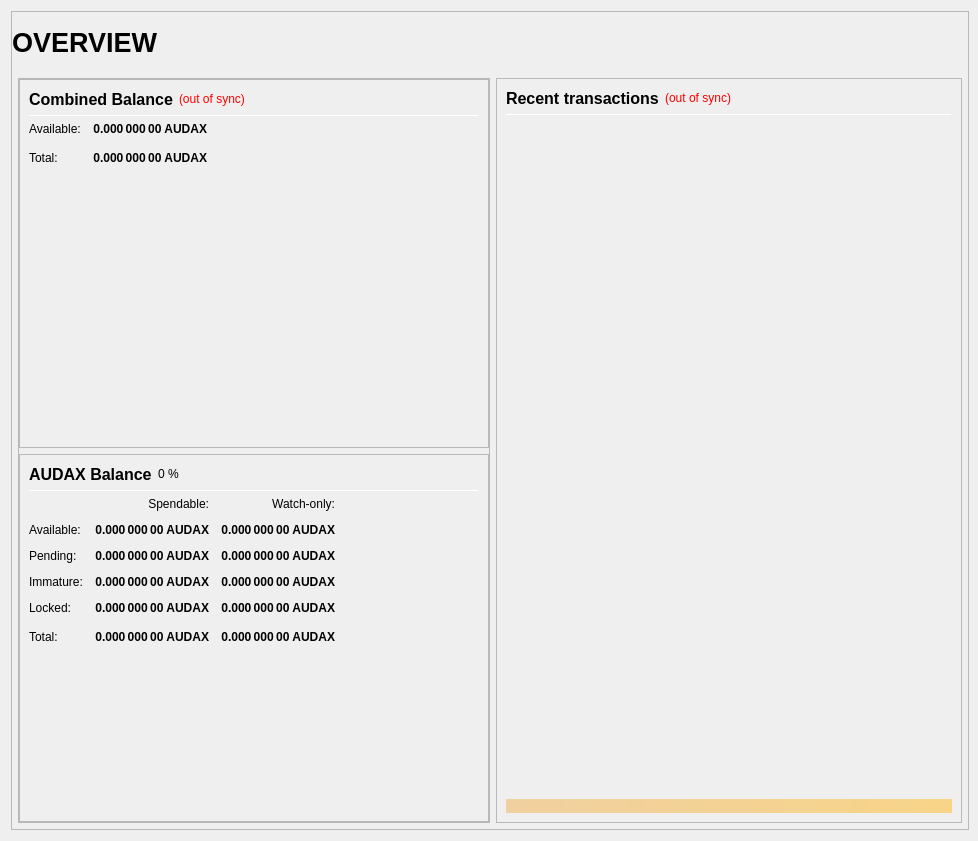
<?xml version="1.0" encoding="UTF-8"?>
<ui version="4.0">
 <class>OverviewPage</class>
 <widget class="QWidget" name="OverviewPage">
  <property name="geometry">
   <rect>
    <x>0</x>
    <y>0</y>
    <width>978</width>
    <height>841</height>
   </rect>
  </property>
  <property name="minimumSize">
   <size>
    <width>960</width>
    <height>682</height>
   </size>
  </property>
  <property name="windowTitle">
   <string>Form</string>
  </property>
  <layout class="QVBoxLayout" name="topLayout" stretch="1">
   <property name="rightMargin">
    <number>9</number>
   </property>
   <item>
    <widget class="QFrame" name="frame_BG">
     <property name="minimumSize">
      <size>
       <width>850</width>
       <height>610</height>
      </size>
     </property>
     <property name="maximumSize">
      <size>
       <width>16777215</width>
       <height>16777215</height>
      </size>
     </property>
     <property name="frameShape">
      <enum>QFrame::StyledPanel</enum>
     </property>
     <property name="frameShadow">
      <enum>QFrame::Raised</enum>
     </property>
     <layout class="QVBoxLayout" name="verticalLayout_3" stretch="1">
      <property name="leftMargin">
       <number>0</number>
      </property>
      <property name="topMargin">
       <number>0</number>
      </property>
      <property name="rightMargin">
       <number>0</number>
      </property>
      <property name="bottomMargin">
       <number>6</number>
      </property>
      <item>
       <layout class="QVBoxLayout" name="verticalLayout_Master" stretch="0,1">
        <property name="leftMargin">
         <number>0</number>
        </property>
        <property name="topMargin">
         <number>0</number>
        </property>
        <property name="rightMargin">
         <number>0</number>
        </property>
        <property name="bottomMargin">
         <number>0</number>
        </property>
        <item>
         <widget class="QFrame" name="frame_Header">
          <layout class="QVBoxLayout" name="verticalLayout_Header" stretch="0">
           <property name="leftMargin">
            <number>0</number>
           </property>
           <property name="topMargin">
            <number>0</number>
           </property>
           <property name="rightMargin">
            <number>0</number>
           </property>
           <property name="bottomMargin">
            <number>0</number>
           </property>
           <item>
            <layout class="QHBoxLayout" name="horizontalLayout_Header" stretch="1,0,1">
             <property name="spacing">
              <number>6</number>
             </property>
             <item>
              <widget class="QLabel" name="labelOverviewHeaderLeft">
               <property name="minimumSize">
                <size>
                 <width>464</width>
                 <height>60</height>
                </size>
               </property>
               <property name="maximumSize">
                <size>
                 <width>16777215</width>
                 <height>60</height>
                </size>
               </property>
               <property name="font">
                <font>
                 <pointsize>20</pointsize>
                 <weight>75</weight>
                 <bold>true</bold>
                </font>
               </property>
               <property name="text">
                <string>OVERVIEW</string>
               </property>
               <property name="alignment">
                <set>Qt::AlignLeading|Qt::AlignLeft|Qt::AlignVCenter</set>
               </property>
              </widget>
             </item>
             <item>
              <spacer name="horizontalSpacer_Header">
               <property name="orientation">
                <enum>Qt::Horizontal</enum>
               </property>
               <property name="sizeHint" stdset="0">
                <size>
                 <width>40</width>
                 <height>20</height>
                </size>
               </property>
              </spacer>
             </item>
             <item>
              <widget class="QLabel" name="labelOverviewHeaderRight">
               <property name="minimumSize">
                <size>
                 <width>464</width>
                 <height>60</height>
                </size>
               </property>
               <property name="maximumSize">
                <size>
                 <width>16777215</width>
                 <height>60</height>
                </size>
               </property>
               <property name="font">
                <font>
                 <pointsize>14</pointsize>
                </font>
               </property>
               <property name="text">
                <string/>
               </property>
               <property name="alignment">
                <set>Qt::AlignRight|Qt::AlignTrailing|Qt::AlignVCenter</set>
               </property>
              </widget>
             </item>
            </layout>
           </item>
          </layout>
         </widget>
        </item>
        <item>
         <widget class="QFrame" name="frame_Content">
          <layout class="QVBoxLayout" name="verticalLayout_Content">
           <property name="leftMargin">
            <number>6</number>
           </property>
           <property name="topMargin">
            <number>0</number>
           </property>
           <property name="rightMargin">
            <number>6</number>
           </property>
           <property name="bottomMargin">
            <number>0</number>
           </property>
           <item>
            <layout class="QHBoxLayout" name="horizontalLayout_Content" stretch="1,1">
             <property name="spacing">
              <number>6</number>
             </property>
             <item>
              <layout class="QVBoxLayout" name="verticalLayout_left" stretch="1">
               <item>
                <widget class="QFrame" name="frameObfuscation">
                 <property name="minimumSize">
                  <size>
                   <width>0</width>
                   <height>0</height>
                  </size>
                 </property>
                 <property name="frameShape">
                  <enum>QFrame::StyledPanel</enum>
                 </property>
                 <property name="frameShadow">
                  <enum>QFrame::Raised</enum>
                 </property>
                 <layout class="QVBoxLayout" name="verticalLayout" stretch="0,0">
                  <property name="leftMargin">
                   <number>0</number>
                  </property>
                  <property name="topMargin">
                   <number>0</number>
                  </property>
                  <property name="rightMargin">
                   <number>0</number>
                  </property>
                  <property name="bottomMargin">
                   <number>0</number>
                  </property>
                  <item>
                   <widget class="QFrame" name="frame_CombinedBalances">
                    <property name="minimumSize">
                     <size>
                      <width>470</width>
                      <height>0</height>
                     </size>
                    </property>
                    <property name="frameShape">
                     <enum>QFrame::StyledPanel</enum>
                    </property>
                    <property name="frameShadow">
                     <enum>QFrame::Raised</enum>
                    </property>
                    <layout class="QVBoxLayout" name="verticalLayout_5">
                     <item>
                      <layout class="QHBoxLayout" name="horizontalLayout_5" stretch="0,0,0">
                       <item>
                        <widget class="QLabel" name="label_5z">
                         <property name="minimumSize">
                          <size>
                           <width>0</width>
                           <height>20</height>
                          </size>
                         </property>
                         <property name="font">
                          <font>
                           <pointsize>12</pointsize>
                           <weight>75</weight>
                           <bold>true</bold>
                          </font>
                         </property>
                         <property name="toolTip">
                          <string>Combined Balance (including unconfirmed and immature coins)</string>
                         </property>
                         <property name="text">
                          <string>Combined Balance</string>
                         </property>
                        </widget>
                       </item>
                       <item>
                        <widget class="QLabel" name="labelWalletStatus">
                         <property name="cursor">
                          <cursorShape>WhatsThisCursor</cursorShape>
                         </property>
                         <property name="toolTip">
                          <string>The displayed information may be out of date. Your wallet automatically synchronizes with the Audax network after a connection is established, but this process has not completed yet.</string>
                         </property>
                         <property name="styleSheet">
                          <string notr="true">QLabel { color: red; }</string>
                         </property>
                         <property name="text">
                          <string notr="true">(out of sync)</string>
                         </property>
                         <property name="alignment">
                          <set>Qt::AlignLeading|Qt::AlignLeft|Qt::AlignVCenter</set>
                         </property>
                        </widget>
                       </item>
                       <item>
                        <spacer name="horizontalSpacer_1">
                         <property name="orientation">
                          <enum>Qt::Horizontal</enum>
                         </property>
                         <property name="sizeHint" stdset="0">
                          <size>
                           <width>40</width>
                           <height>20</height>
                          </size>
                         </property>
                        </spacer>
                       </item>
                      </layout>
                     </item>
                     <item>
                      <widget class="Line" name="line_CombinedBalance">
                       <property name="minimumSize">
                        <size>
                         <width>0</width>
                         <height>1</height>
                        </size>
                       </property>
                       <property name="maximumSize">
                        <size>
                         <width>16777215</width>
                         <height>1</height>
                        </size>
                       </property>
                       <property name="orientation">
                        <enum>Qt::Horizontal</enum>
                       </property>
                      </widget>
                     </item>
                     <item>
                      <layout class="QGridLayout" name="gridLayout_3">
                       <property name="spacing">
                        <number>12</number>
                       </property>
                       <item row="1" column="0">
                        <widget class="QLabel" name="labelBalanceTextz">
                         <property name="text">
                          <string>Available:</string>
                         </property>
                        </widget>
                       </item>
                       <item row="1" column="1">
                        <widget class="QLabel" name="labelBalancez">
                         <property name="font">
                          <font>
                           <weight>75</weight>
                           <bold>true</bold>
                          </font>
                         </property>
                         <property name="cursor">
                          <cursorShape>IBeamCursor</cursorShape>
                         </property>
                         <property name="toolTip">
                          <string>Your current spendable balance</string>
                         </property>
                         <property name="text">
                          <string notr="true">0.000 000 00 AUDAX</string>
                         </property>
                         <property name="alignment">
                          <set>Qt::AlignRight|Qt::AlignTrailing|Qt::AlignVCenter</set>
                         </property>
                         <property name="textInteractionFlags">
                          <set>Qt::LinksAccessibleByMouse|Qt::TextSelectableByKeyboard|Qt::TextSelectableByMouse</set>
                         </property>
                        </widget>
                       </item>
                       <item row="2" column="0">
                        <widget class="QLabel" name="labelTotalTextz">
                         <property name="text">
                          <string>Total:</string>
                         </property>
                        </widget>
                       </item>
                       <item row="2" column="1">
                        <widget class="QLabel" name="labelTotalz">
                         <property name="font">
                          <font>
                           <weight>75</weight>
                           <bold>true</bold>
                          </font>
                         </property>
                         <property name="cursor">
                          <cursorShape>IBeamCursor</cursorShape>
                         </property>
                         <property name="toolTip">
                          <string>Total Balance, including all unavailable coins.</string>
                         </property>
                         <property name="text">
                          <string notr="true">0.000 000 00 AUDAX</string>
                         </property>
                         <property name="alignment">
                          <set>Qt::AlignRight|Qt::AlignTrailing|Qt::AlignVCenter</set>
                         </property>
                         <property name="textInteractionFlags">
                          <set>Qt::LinksAccessibleByMouse|Qt::TextSelectableByKeyboard|Qt::TextSelectableByMouse</set>
                         </property>
                        </widget>
                       </item>
                       <item row="2" column="3">
                        <spacer name="horizontalSpacer_2">
                         <property name="orientation">
                          <enum>Qt::Horizontal</enum>
                         </property>
                         <property name="sizeHint" stdset="0">
                          <size>
                           <width>40</width>
                           <height>20</height>
                          </size>
                         </property>
                        </spacer>
                       </item>
                      </layout>
                     </item>
                     <item>
                      <spacer name="verticalSpacer_1">
                       <property name="orientation">
                        <enum>Qt::Vertical</enum>
                       </property>
                       <property name="sizeHint" stdset="0">
                        <size>
                         <width>20</width>
                         <height>40</height>
                        </size>
                       </property>
                      </spacer>
                     </item>
                    </layout>
                   </widget>
                  </item>
                  <item>
                   <widget class="QFrame" name="frame_Balances">
                    <property name="frameShape">
                     <enum>QFrame::StyledPanel</enum>
                    </property>
                    <property name="frameShadow">
                     <enum>QFrame::Raised</enum>
                    </property>
                    <layout class="QVBoxLayout" name="verticalLayout_4">
                     <item>
                      <layout class="QHBoxLayout" name="horizontalLayout_4">
                       <item>
                        <widget class="QLabel" name="label_5">
                         <property name="minimumSize">
                          <size>
                           <width>0</width>
                           <height>20</height>
                          </size>
                         </property>
                         <property name="font">
                          <font>
                           <pointsize>12</pointsize>
                           <weight>75</weight>
                           <bold>true</bold>
                          </font>
                         </property>
                         <property name="text">
                          <string>AUDAX Balance</string>
                         </property>
                        </widget>
                       </item>
                       <item>
                        <widget class="QLabel" name="labelAUDAXPercent">
                         <property name="text">
                          <string notr="true">0 %</string>
                         </property>
                        </widget>
                       </item>
                       <item>
                        <spacer name="horizontalSpacer_3">
                         <property name="orientation">
                          <enum>Qt::Horizontal</enum>
                         </property>
                         <property name="sizeHint" stdset="0">
                          <size>
                           <width>40</width>
                           <height>20</height>
                          </size>
                         </property>
                        </spacer>
                       </item>
                      </layout>
                     </item>
                     <item>
                      <widget class="Line" name="line_Balance">
                       <property name="minimumSize">
                        <size>
                         <width>0</width>
                         <height>1</height>
                        </size>
                       </property>
                       <property name="maximumSize">
                        <size>
                         <width>16777215</width>
                         <height>1</height>
                        </size>
                       </property>
                       <property name="orientation">
                        <enum>Qt::Horizontal</enum>
                       </property>
                      </widget>
                     </item>
                     <item>
                      <layout class="QGridLayout" name="gridLayout">
                       <property name="spacing">
                        <number>12</number>
                       </property>
                       <item row="0" column="1">
                        <widget class="QLabel" name="labelSpendable">
                         <property name="text">
                          <string>Spendable:</string>
                         </property>
                         <property name="alignment">
                          <set>Qt::AlignRight|Qt::AlignTrailing|Qt::AlignVCenter</set>
                         </property>
                        </widget>
                       </item>
                       <item row="0" column="2">
                        <widget class="QLabel" name="labelWatchonly">
                         <property name="text">
                          <string>Watch-only:</string>
                         </property>
                         <property name="alignment">
                          <set>Qt::AlignRight|Qt::AlignTrailing|Qt::AlignVCenter</set>
                         </property>
                        </widget>
                       </item>
                       <item row="1" column="0">
                        <widget class="QLabel" name="labelBalanceText">
                         <property name="text">
                          <string>Available:</string>
                         </property>
                        </widget>
                       </item>
                       <item row="1" column="1">
                        <widget class="QLabel" name="labelBalance">
                         <property name="font">
                          <font>
                           <weight>75</weight>
                           <bold>true</bold>
                          </font>
                         </property>
                         <property name="cursor">
                          <cursorShape>IBeamCursor</cursorShape>
                         </property>
                         <property name="toolTip">
                          <string>Your current spendable balance</string>
                         </property>
                         <property name="text">
                          <string notr="true">0.000 000 00 AUDAX</string>
                         </property>
                         <property name="alignment">
                          <set>Qt::AlignRight|Qt::AlignTrailing|Qt::AlignVCenter</set>
                         </property>
                         <property name="textInteractionFlags">
                          <set>Qt::LinksAccessibleByMouse|Qt::TextSelectableByKeyboard|Qt::TextSelectableByMouse</set>
                         </property>
                        </widget>
                       </item>
                       <item row="1" column="2">
                        <widget class="QLabel" name="labelWatchAvailable">
                         <property name="font">
                          <font>
                           <weight>75</weight>
                           <bold>true</bold>
                          </font>
                         </property>
                         <property name="cursor">
                          <cursorShape>IBeamCursor</cursorShape>
                         </property>
                         <property name="toolTip">
                          <string>Your current balance in watch-only addresses</string>
                         </property>
                         <property name="text">
                          <string notr="true">0.000 000 00 AUDAX</string>
                         </property>
                         <property name="alignment">
                          <set>Qt::AlignRight|Qt::AlignTrailing|Qt::AlignVCenter</set>
                         </property>
                         <property name="textInteractionFlags">
                          <set>Qt::LinksAccessibleByMouse|Qt::TextSelectableByKeyboard|Qt::TextSelectableByMouse</set>
                         </property>
                        </widget>
                       </item>
                       <item row="2" column="0">
                        <widget class="QLabel" name="labelPendingText">
                         <property name="text">
                          <string>Pending:</string>
                         </property>
                        </widget>
                       </item>
                       <item row="2" column="1">
                        <widget class="QLabel" name="labelUnconfirmed">
                         <property name="font">
                          <font>
                           <weight>75</weight>
                           <bold>true</bold>
                          </font>
                         </property>
                         <property name="cursor">
                          <cursorShape>IBeamCursor</cursorShape>
                         </property>
                         <property name="toolTip">
                          <string>Total of transactions that have yet to be confirmed, and do not yet count toward the spendable balance</string>
                         </property>
                         <property name="text">
                          <string notr="true">0.000 000 00 AUDAX</string>
                         </property>
                         <property name="alignment">
                          <set>Qt::AlignRight|Qt::AlignTrailing|Qt::AlignVCenter</set>
                         </property>
                         <property name="textInteractionFlags">
                          <set>Qt::LinksAccessibleByMouse|Qt::TextSelectableByKeyboard|Qt::TextSelectableByMouse</set>
                         </property>
                        </widget>
                       </item>
                       <item row="2" column="2">
                        <widget class="QLabel" name="labelWatchPending">
                         <property name="font">
                          <font>
                           <weight>75</weight>
                           <bold>true</bold>
                          </font>
                         </property>
                         <property name="cursor">
                          <cursorShape>IBeamCursor</cursorShape>
                         </property>
                         <property name="toolTip">
                          <string>Unconfirmed transactions to watch-only addresses</string>
                         </property>
                         <property name="text">
                          <string notr="true">0.000 000 00 AUDAX</string>
                         </property>
                         <property name="alignment">
                          <set>Qt::AlignRight|Qt::AlignTrailing|Qt::AlignVCenter</set>
                         </property>
                         <property name="textInteractionFlags">
                          <set>Qt::LinksAccessibleByMouse|Qt::TextSelectableByKeyboard|Qt::TextSelectableByMouse</set>
                         </property>
                        </widget>
                       </item>
                       <item row="3" column="0">
                        <widget class="QLabel" name="labelImmatureText">
                         <property name="text">
                          <string>Immature:</string>
                         </property>
                        </widget>
                       </item>
                       <item row="3" column="1">
                        <widget class="QLabel" name="labelImmature">
                         <property name="font">
                          <font>
                           <weight>75</weight>
                           <bold>true</bold>
                          </font>
                         </property>
                         <property name="cursor">
                          <cursorShape>IBeamCursor</cursorShape>
                         </property>
                         <property name="toolTip">
                          <string>Staked or masternode rewards that has not yet matured</string>
                         </property>
                         <property name="text">
                          <string notr="true">0.000 000 00 AUDAX</string>
                         </property>
                         <property name="alignment">
                          <set>Qt::AlignRight|Qt::AlignTrailing|Qt::AlignVCenter</set>
                         </property>
                         <property name="textInteractionFlags">
                          <set>Qt::LinksAccessibleByMouse|Qt::TextSelectableByKeyboard|Qt::TextSelectableByMouse</set>
                         </property>
                        </widget>
                       </item>
                       <item row="3" column="2">
                        <widget class="QLabel" name="labelWatchImmature">
                         <property name="font">
                          <font>
                           <weight>75</weight>
                           <bold>true</bold>
                          </font>
                         </property>
                         <property name="cursor">
                          <cursorShape>IBeamCursor</cursorShape>
                         </property>
                         <property name="toolTip">
                          <string>Staked or masternode rewards in watch-only addresses that has not yet matured</string>
                         </property>
                         <property name="text">
                          <string notr="true">0.000 000 00 AUDAX</string>
                         </property>
                         <property name="alignment">
                          <set>Qt::AlignRight|Qt::AlignTrailing|Qt::AlignVCenter</set>
                         </property>
                         <property name="textInteractionFlags">
                          <set>Qt::LinksAccessibleByMouse|Qt::TextSelectableByKeyboard|Qt::TextSelectableByMouse</set>
                         </property>
                        </widget>
                       </item>
                       <item row="4" column="0">
                        <widget class="QLabel" name="labelLockedBalanceText">
                         <property name="toolTip">
                          <string>Locked AUDAX or Masternode collaterals. These are excluded from zAUDAX minting.</string>
                         </property>
                         <property name="text">
                          <string>Locked:</string>
                         </property>
                        </widget>
                       </item>
                       <item row="4" column="1">
                        <widget class="QLabel" name="labelLockedBalance">
                         <property name="font">
                          <font>
                           <weight>75</weight>
                           <bold>true</bold>
                          </font>
                         </property>
                         <property name="cursor">
                          <cursorShape>IBeamCursor</cursorShape>
                         </property>
                         <property name="toolTip">
                          <string>Locked AUDAX or Masternode collaterals. These are excluded from zAUDAX minting.</string>
                         </property>
                         <property name="text">
                          <string notr="true">0.000 000 00 AUDAX</string>
                         </property>
                         <property name="alignment">
                          <set>Qt::AlignRight|Qt::AlignTrailing|Qt::AlignVCenter</set>
                         </property>
                         <property name="textInteractionFlags">
                          <set>Qt::LinksAccessibleByMouse|Qt::TextSelectableByKeyboard|Qt::TextSelectableByMouse</set>
                         </property>
                        </widget>
                       </item>
                       <item row="4" column="2">
                        <widget class="QLabel" name="labelWatchLocked">
                         <property name="font">
                          <font>
                           <weight>75</weight>
                           <bold>true</bold>
                          </font>
                         </property>
                         <property name="cursor">
                          <cursorShape>IBeamCursor</cursorShape>
                         </property>
                         <property name="toolTip">
                          <string>Current locked balance in watch-only addresses</string>
                         </property>
                         <property name="text">
                          <string notr="true">0.000 000 00 AUDAX</string>
                         </property>
                         <property name="alignment">
                          <set>Qt::AlignRight|Qt::AlignTrailing|Qt::AlignVCenter</set>
                         </property>
                         <property name="textInteractionFlags">
                          <set>Qt::LinksAccessibleByMouse|Qt::TextSelectableByKeyboard|Qt::TextSelectableByMouse</set>
                         </property>
                        </widget>
                       </item>
                       <item row="5" column="0">
                        <widget class="QLabel" name="labelTotalText">
                         <property name="toolTip">
                          <string>Your current Audax balance, unconfirmed and immature transactions included</string>
                         </property>
                         <property name="text">
                          <string>Total:</string>
                         </property>
                        </widget>
                       </item>
                       <item row="5" column="1">
                        <widget class="QLabel" name="labelTotal">
                         <property name="font">
                          <font>
                           <weight>75</weight>
                           <bold>true</bold>
                          </font>
                         </property>
                         <property name="cursor">
                          <cursorShape>IBeamCursor</cursorShape>
                         </property>
                         <property name="toolTip">
                          <string>Your current Audax balance, unconfirmed and immature transactions included</string>
                         </property>
                         <property name="text">
                          <string notr="true">0.000 000 00 AUDAX</string>
                         </property>
                         <property name="alignment">
                          <set>Qt::AlignRight|Qt::AlignTrailing|Qt::AlignVCenter</set>
                         </property>
                         <property name="textInteractionFlags">
                          <set>Qt::LinksAccessibleByMouse|Qt::TextSelectableByKeyboard|Qt::TextSelectableByMouse</set>
                         </property>
                        </widget>
                       </item>
                       <item row="5" column="2">
                        <widget class="QLabel" name="labelWatchTotal">
                         <property name="font">
                          <font>
                           <weight>75</weight>
                           <bold>true</bold>
                          </font>
                         </property>
                         <property name="cursor">
                          <cursorShape>IBeamCursor</cursorShape>
                         </property>
                         <property name="toolTip">
                          <string>Current total balance in watch-only addresses</string>
                         </property>
                         <property name="text">
                          <string notr="true">0.000 000 00 AUDAX</string>
                         </property>
                         <property name="alignment">
                          <set>Qt::AlignRight|Qt::AlignTrailing|Qt::AlignVCenter</set>
                         </property>
                         <property name="textInteractionFlags">
                          <set>Qt::LinksAccessibleByMouse|Qt::TextSelectableByKeyboard|Qt::TextSelectableByMouse</set>
                         </property>
                        </widget>
                       </item>
                       <item row="5" column="3">
                        <spacer name="horizontalSpacer_9">
                         <property name="orientation">
                          <enum>Qt::Horizontal</enum>
                         </property>
                         <property name="sizeHint" stdset="0">
                          <size>
                           <width>40</width>
                           <height>20</height>
                          </size>
                         </property>
                        </spacer>
                       </item>
                      </layout>
                     </item>
                     <item>
                      <spacer name="verticalSpacer_3">
                       <property name="orientation">
                        <enum>Qt::Vertical</enum>
                       </property>
                       <property name="sizeHint" stdset="0">
                        <size>
                         <width>20</width>
                         <height>40</height>
                        </size>
                       </property>
                      </spacer>
                     </item>
                    </layout>
                   </widget>
                  </item>
                 </layout>
                </widget>
               </item>
              </layout>
             </item>
             <item>
              <layout class="QVBoxLayout" name="verticalLayout_right" stretch="1">
               <item>
                <widget class="QFrame" name="frame_RecentTransactions">
                 <property name="minimumSize">
                  <size>
                   <width>0</width>
                   <height>0</height>
                  </size>
                 </property>
                 <property name="frameShape">
                  <enum>QFrame::StyledPanel</enum>
                 </property>
                 <property name="frameShadow">
                  <enum>QFrame::Raised</enum>
                 </property>
                 <layout class="QVBoxLayout" name="verticalLayout_1" stretch="0,0,0,0,0">
                  <item>
                   <layout class="QHBoxLayout" name="horizontalLayout_2">
                    <item>
                     <widget class="QLabel" name="label_4">
                      <property name="minimumSize">
                       <size>
                        <width>0</width>
                        <height>20</height>
                       </size>
                      </property>
                      <property name="font">
                       <font>
                        <pointsize>12</pointsize>
                        <weight>75</weight>
                        <bold>true</bold>
                       </font>
                      </property>
                      <property name="text">
                       <string>Recent transactions</string>
                      </property>
                     </widget>
                    </item>
                    <item>
                     <widget class="QLabel" name="labelTransactionsStatus">
                      <property name="cursor">
                       <cursorShape>WhatsThisCursor</cursorShape>
                      </property>
                      <property name="toolTip">
                       <string>The displayed information may be out of date. Your wallet automatically synchronizes with the Audax network after a connection is established, but this process has not completed yet.</string>
                      </property>
                      <property name="styleSheet">
                       <string notr="true">QLabel { color: red; }</string>
                      </property>
                      <property name="text">
                       <string notr="true">(out of sync)</string>
                      </property>
                      <property name="alignment">
                       <set>Qt::AlignRight|Qt::AlignTrailing|Qt::AlignVCenter</set>
                      </property>
                     </widget>
                    </item>
                    <item>
                     <spacer name="horizontalSpacer">
                      <property name="orientation">
                       <enum>Qt::Horizontal</enum>
                      </property>
                      <property name="sizeHint" stdset="0">
                       <size>
                        <width>40</width>
                        <height>20</height>
                       </size>
                      </property>
                     </spacer>
                    </item>
                   </layout>
                  </item>
                  <item>
                   <widget class="Line" name="line">
                    <property name="minimumSize">
                     <size>
                      <width>0</width>
                      <height>1</height>
                     </size>
                    </property>
                    <property name="maximumSize">
                     <size>
                      <width>16777215</width>
                      <height>1</height>
                     </size>
                    </property>
                    <property name="orientation">
                     <enum>Qt::Horizontal</enum>
                    </property>
                   </widget>
                  </item>
                  <item>
                   <widget class="QListView" name="listTransactions">
                    <property name="minimumSize">
                     <size>
                      <width>0</width>
                      <height>0</height>
                     </size>
                    </property>
                    <property name="styleSheet">
                     <string notr="true">QListView { background: transparent; }</string>
                    </property>
                    <property name="frameShape">
                     <enum>QFrame::NoFrame</enum>
                    </property>
                    <property name="verticalScrollBarPolicy">
                     <enum>Qt::ScrollBarAlwaysOff</enum>
                    </property>
                    <property name="horizontalScrollBarPolicy">
                     <enum>Qt::ScrollBarAlwaysOff</enum>
                    </property>
                    <property name="selectionMode">
                     <enum>QAbstractItemView::NoSelection</enum>
                    </property>
                   </widget>
                  </item>
                  <item>
                   <spacer name="verticalSpacer_2">
                    <property name="orientation">
                     <enum>Qt::Vertical</enum>
                    </property>
                    <property name="sizeType">
                     <enum>QSizePolicy::Expanding</enum>
                    </property>
                    <property name="sizeHint" stdset="0">
                     <size>
                      <width>20</width>
                      <height>40</height>
                     </size>
                    </property>
                   </spacer>
                  </item>
                  <item>
                   <widget class="QLabel" name="labelAlerts">
                    <property name="maximumSize">
                     <size>
                      <width>16777215</width>
                      <height>16777215</height>
                     </size>
                    </property>
                    <property name="styleSheet">
                     <string notr="true">background-color: qlineargradient(x1: 0, y1: 0, x2: 1, y2: 0, stop:0 #F0D0A0, stop:1 #F8D488); color:#000000;</string>
                    </property>
                    <property name="text">
                     <string/>
                    </property>
                    <property name="wordWrap">
                     <bool>true</bool>
                    </property>
                    <property name="margin">
                     <number>3</number>
                    </property>
                   </widget>
                  </item>
                 </layout>
                </widget>
               </item>
              </layout>
             </item>
            </layout>
           </item>
          </layout>
         </widget>
        </item>
       </layout>
      </item>
     </layout>
    </widget>
   </item>
  </layout>
 </widget>
 <resources/>
 <connections/>
</ui>
